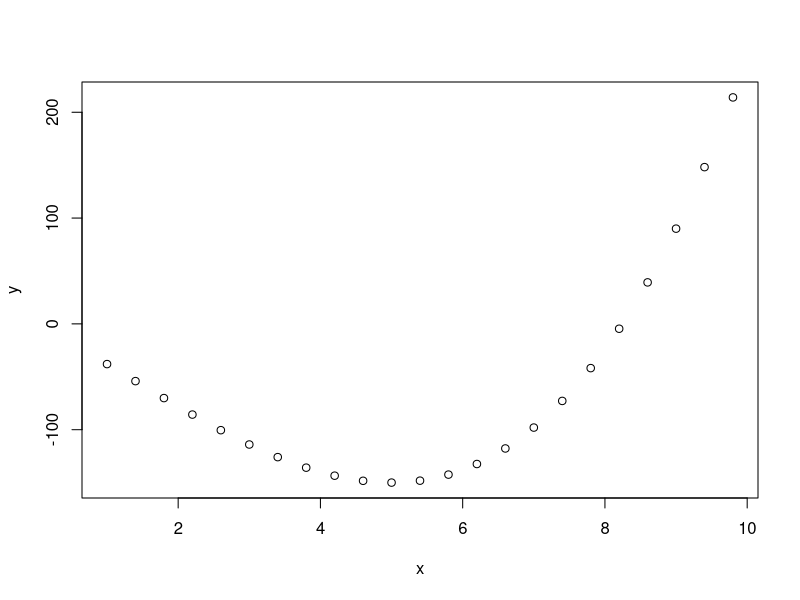
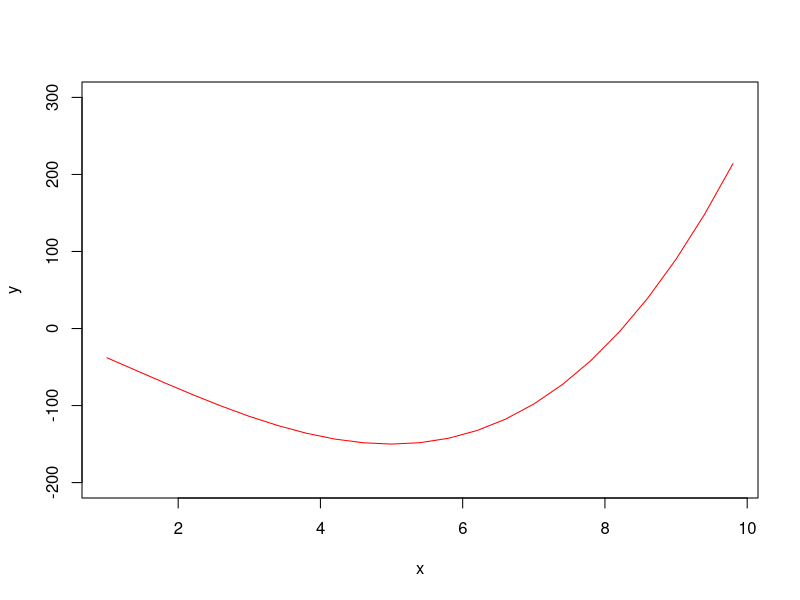
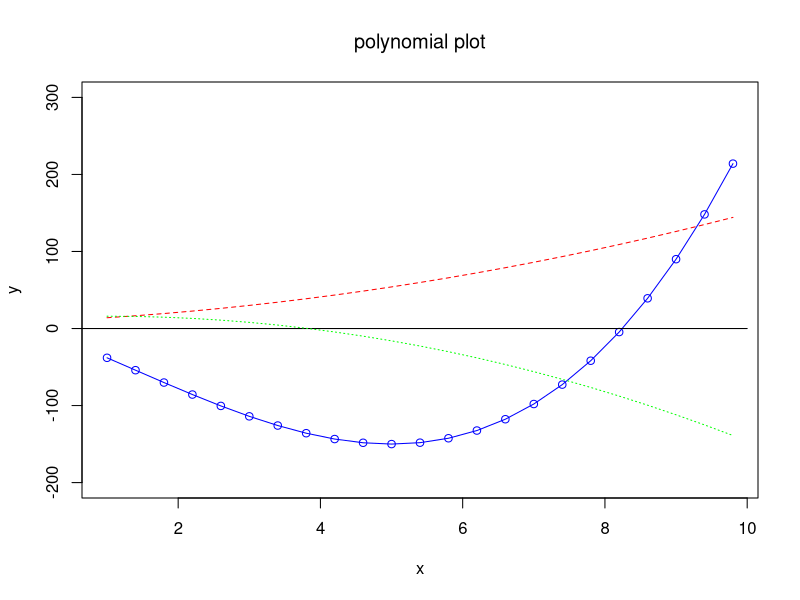
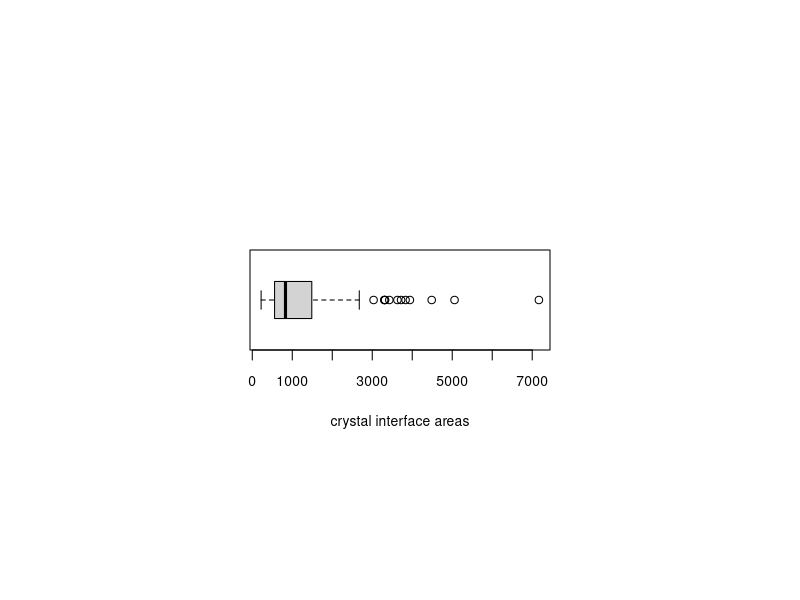
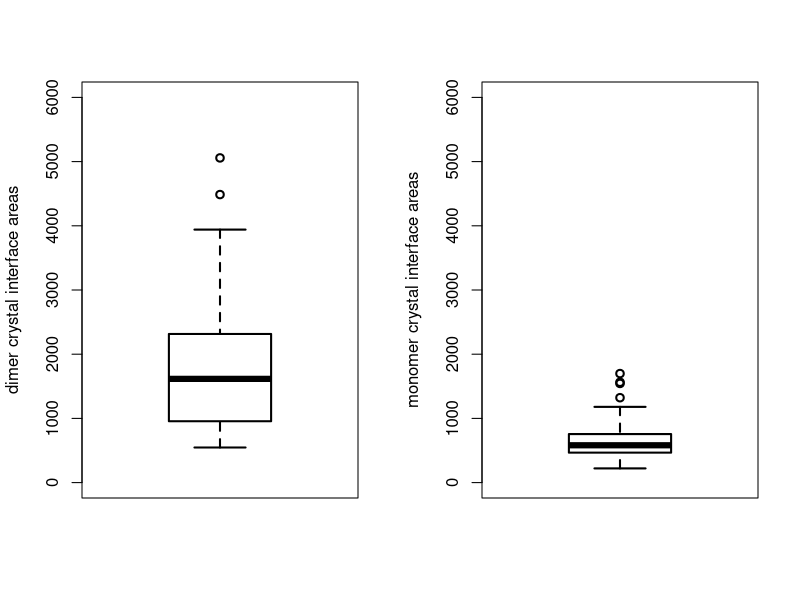
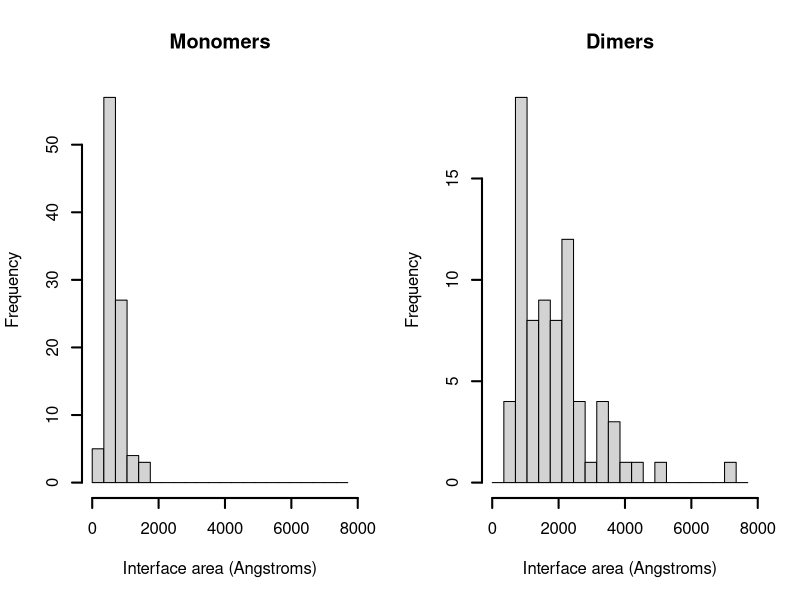

Write the R code that produced these figures, in order.
# ==============================================================================
# Statistics & Data Science - Practical 1: An Introduction to R
# Bioinformatics MSc
# ==============================================================================

# Note: Set your working directory manually or use an R project directory
# getwd()

# Writing a test file to see if it saves in the directory
# write(1:10, file = "test.txt")

# Getting help 
# help.start()

# Exiting R session (commented out for execution safety)
# q()

# ------------------------------------------------------------------------------
# Arithmetic & Basic Operations
# ------------------------------------------------------------------------------
3 + 5
123 / 135.6
2^9
pi
4 * pi * 2^3 / 3
4 * pi * (2^3) / 3
(4 * pi * 2)^3 / 3

x <- 3
y <- 5
z = x * y
print(z)

# ------------------------------------------------------------------------------
# Vectors & Sequences
# ------------------------------------------------------------------------------
v <- c(2, 7, 3, 10, -1) # defining vector v
w <- 1:5                # defining vector w

u = v * w
u # Multiplies vector v and w together 

# Applying functions to vector
exp(v) # All values in vector v were exp(v)
log(v)
exp(log(v))

# Using the seq() function to generate a sequence of numbers
x = seq(0, 10, 0.1)
x # x is a sequence of numbers from 0 to 10, going up in 0.1
?seq

# Accessing a particular element in a vector 
x = 5:10 # x goes from numbers 5 to 10 
x[2]    # Accesses the second element of x, which is 6

v = c(2, 7, 3, 10, -1)
v[v > 3] # selects the elements in v that are greater than the number 3

# Exercise 1.1: Explain the outputs for the following commands
v[v > 3]
sum(v > 3) 
# this produces the output 2 because True = 1 and False = 0, 0 + 1 + 0 + 1 + 0 = 2

which(v > 3) # Indicates the positions which satisfy condition of v > 3 (positions 2 and 4)

# Vectors can be combined into a single vector using concatenate function
v = 1:9
w = 101:109 
u = c(v, w)
u

# To make a vector empty
v = NULL

# To remove a data or function object 
rm(u) # removed u

# To list all user defined objects in the workspace 
ls()

# Removes all user defined variables in workspace (commented out for script safety)
# rm(list = ls())

# ------------------------------------------------------------------------------
# 1.3 Plots
# ------------------------------------------------------------------------------

# Producing a simple graph 
x <- seq(1, 10, 0.4) # creating a vector assigned to x 
y <- (x^3 - 4*x^2 - 35*x) # defining the equation of the graph
plot(x, y) # plotting the graph 

# Redo plot using a red line and changing vertical scale
plot(x, y, type = "l", col = "red", ylim = c(-200, 300))

# Redo plot using blue points overlayed by a line 
plot(x, y, type = "o", col = "blue", ylim = c(-200, 300))

# Adding a horizontal x-axis line at y = 0 
lines(c(0, 10), c(0, 0), col = "black")

# Adding additional lines to the graph
lines(x, (x^2 + 4*x + 9), col = "red", lty = 2)
lines(x, (-2*x^2 + 4*x + 14), col = "green", lty = 3)

# Adding a title to the graph 
title(main = "polynomial plot", col.main = "black", font.main = 14)

# ------------------------------------------------------------------------------
# 1.4 Box plots
# ------------------------------------------------------------------------------

# Reading the dataset into a data object
# Note: Ensure 'protein_interface_data.txt' is placed in your active working directory
interface_data <- read.table("protein_interface_data.txt")

# Assigning names to the three vectors of data in the dataset
names(interface_data) <- c("PDBcode", "protein_type", "area")

# Viewing the column names
colnames(interface_data)

# Extracting the "area" column vector
areas <- interface_data$area

# Exercise 1.2: Compute statistics & plot boxplot
original_par <- par() # Store original graphical parameters

# Changing parameters for display
par(pin = c(3, 1), font = 2, ps = 10, family = "sans")

# Plotting the horizontal boxplot
boxplot(areas, horizontal = TRUE, xlab = "crystal interface areas")

# Restore original parameters
suppressWarnings(par(original_par))

# Separate monomer and dimer areas
areas_dimer <- interface_data$area[interface_data$protein_type == "d"]
areas_monomer <- interface_data$area[interface_data$protein_type == "m"]

# Exercise 1.3: Produce side-by-side boxplots for monomers and dimers
par(mfrow = c(1, 2))

boxplot(areas_dimer, ylim = c(0, 6000), col = "transparent", lwd = 2)
title(ylab = "dimer crystal interface areas", font = 2, col.main = "black", font.main = 2)

boxplot(areas_monomer, ylim = c(0, 6000), col = "transparent", lwd = 2)
title(ylab = "monomer crystal interface areas", col.main = "black", font.main = 2)

# Summary statistics
summary(areas_dimer)
summary(areas_monomer)

# Reset grid layout
par(mfrow = c(1, 1))

# ------------------------------------------------------------------------------
# 1.5 Histograms
# ------------------------------------------------------------------------------

# Bins setup
my.breaks <- seq(0, 8000, by = 350)

# Exercise 1.4: Produce histograms for monomers and dimers
par(mfrow = c(1, 2))

hist(areas_monomer,
     breaks = my.breaks,
     lwd = 2,
     lwd.axis = 2,
     main = "Monomers",
     xlab = "Interface area (Angstroms)",
     ylab = "Frequency")

hist(areas_dimer,
     breaks = my.breaks,
     lwd = 2,
     lwd.axis = 2,
     main = "Dimers",
     xlab = "Interface area (Angstroms)",
     ylab = "Frequency")

par(mfrow = c(1, 1))

# ------------------------------------------------------------------------------
# Exporting Plots
# ------------------------------------------------------------------------------

# Example code for exporting plot to JPEG
# jpeg("monomer_vs_dimer_protein_interface_comparison.jpg", width = 800, height = 500)
# par(mfrow = c(1, 2))
# hist(areas_monomer, breaks = my.breaks, lwd = 2, lwd.axis = 2, main = "Monomers", xlab = "Interface area (Angstroms)", ylab = "Frequency")
# hist(areas_dimer, breaks = my.breaks, lwd = 2, lwd.axis = 2, main = "Dimers", xlab = "Interface area (Angstroms)", ylab = "Frequency")
# dev.off()
# par(mfrow = c(1, 1))
